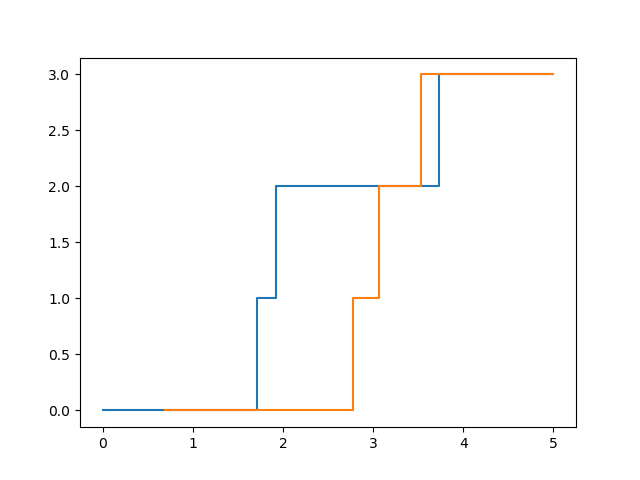

Here is the Python script that generated this plot:
import numpy as np
import random
import matplotlib.pyplot as plt

def questao4_1():
    s = 0
    Xn = []
    Tn = []
    x = 0
    while s + x < 5:
        s += x
        Xn.append(x)
        x = np.random.exponential(1)
        Tn.append(s)
    Xn.append(5-s)
    Tn.append(5)
    
    It =  0
    Nt = [0]
    for i in range(1, len(Xn)-1):
        Nt.append(i)
        It += i*Xn[i]
        
    return Xn, Nt, Tn, It

Xn, Nt, Tn, It = questao4_1()

print (Nt, Tn)

plt.step(Tn, Nt + [Nt[-1]], where='post')

s=0
for i in range(100000):
    _, _, _, It = questao4_1()
    s += It

print (s/100000)

def questao4_2():
    n = np.random.poisson(5)
    Tn = []
    for i in range(0, n):
        Tn.append(np.random.uniform(0., 5.))
    Tn.sort()
    Tn.append(5)
    It = 0
    Nt = [0]
    for i in range(1, len(Tn)):
        It += (i)*(Tn[i]-Tn[i-1]) 
        if i != len(Tn)-1:
            Nt.append(i)
    return It, Nt, Tn

In, Nt, Tn = questao4_2()

print (Nt, Tn)

plt.step(Tn, Nt + [Nt[-1]], where='post')

s=0
for i in range(100000):
    It, _, _, = questao4_2()
    s += It
print (s/100000)

plt.show()
